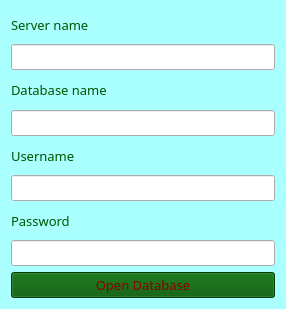
<?xml version="1.0" encoding="UTF-8"?>
<ui version="4.0">
 <class>auth</class>
 <widget class="QWidget" name="auth">
  <property name="geometry">
   <rect>
    <x>0</x>
    <y>0</y>
    <width>286</width>
    <height>309</height>
   </rect>
  </property>
  <property name="palette">
   <palette>
    <active>
     <colorrole role="Button">
      <brush brushstyle="SolidPattern">
       <color alpha="255">
        <red>255</red>
        <green>0</green>
        <blue>127</blue>
       </color>
      </brush>
     </colorrole>
     <colorrole role="Light">
      <brush brushstyle="SolidPattern">
       <color alpha="255">
        <red>255</red>
        <green>0</green>
        <blue>127</blue>
       </color>
      </brush>
     </colorrole>
     <colorrole role="Midlight">
      <brush brushstyle="SolidPattern">
       <color alpha="255">
        <red>255</red>
        <green>0</green>
        <blue>127</blue>
       </color>
      </brush>
     </colorrole>
     <colorrole role="BrightText">
      <brush brushstyle="SolidPattern">
       <color alpha="255">
        <red>255</red>
        <green>0</green>
        <blue>0</blue>
       </color>
      </brush>
     </colorrole>
     <colorrole role="Base">
      <brush brushstyle="SolidPattern">
       <color alpha="255">
        <red>255</red>
        <green>0</green>
        <blue>127</blue>
       </color>
      </brush>
     </colorrole>
     <colorrole role="Window">
      <brush brushstyle="SolidPattern">
       <color alpha="255">
        <red>170</red>
        <green>255</green>
        <blue>255</blue>
       </color>
      </brush>
     </colorrole>
     <colorrole role="HighlightedText">
      <brush brushstyle="SolidPattern">
       <color alpha="255">
        <red>255</red>
        <green>0</green>
        <blue>127</blue>
       </color>
      </brush>
     </colorrole>
     <colorrole role="ToolTipBase">
      <brush brushstyle="SolidPattern">
       <color alpha="255">
        <red>255</red>
        <green>0</green>
        <blue>127</blue>
       </color>
      </brush>
     </colorrole>
    </active>
    <inactive>
     <colorrole role="Button">
      <brush brushstyle="SolidPattern">
       <color alpha="255">
        <red>255</red>
        <green>0</green>
        <blue>127</blue>
       </color>
      </brush>
     </colorrole>
     <colorrole role="Light">
      <brush brushstyle="SolidPattern">
       <color alpha="255">
        <red>255</red>
        <green>0</green>
        <blue>127</blue>
       </color>
      </brush>
     </colorrole>
     <colorrole role="Midlight">
      <brush brushstyle="SolidPattern">
       <color alpha="255">
        <red>255</red>
        <green>0</green>
        <blue>127</blue>
       </color>
      </brush>
     </colorrole>
     <colorrole role="BrightText">
      <brush brushstyle="SolidPattern">
       <color alpha="255">
        <red>255</red>
        <green>0</green>
        <blue>0</blue>
       </color>
      </brush>
     </colorrole>
     <colorrole role="Base">
      <brush brushstyle="SolidPattern">
       <color alpha="255">
        <red>255</red>
        <green>0</green>
        <blue>127</blue>
       </color>
      </brush>
     </colorrole>
     <colorrole role="Window">
      <brush brushstyle="SolidPattern">
       <color alpha="255">
        <red>170</red>
        <green>255</green>
        <blue>255</blue>
       </color>
      </brush>
     </colorrole>
     <colorrole role="HighlightedText">
      <brush brushstyle="SolidPattern">
       <color alpha="255">
        <red>255</red>
        <green>0</green>
        <blue>127</blue>
       </color>
      </brush>
     </colorrole>
     <colorrole role="ToolTipBase">
      <brush brushstyle="SolidPattern">
       <color alpha="255">
        <red>255</red>
        <green>0</green>
        <blue>127</blue>
       </color>
      </brush>
     </colorrole>
    </inactive>
    <disabled>
     <colorrole role="Button">
      <brush brushstyle="SolidPattern">
       <color alpha="255">
        <red>255</red>
        <green>0</green>
        <blue>127</blue>
       </color>
      </brush>
     </colorrole>
     <colorrole role="Light">
      <brush brushstyle="SolidPattern">
       <color alpha="255">
        <red>255</red>
        <green>0</green>
        <blue>127</blue>
       </color>
      </brush>
     </colorrole>
     <colorrole role="Midlight">
      <brush brushstyle="SolidPattern">
       <color alpha="255">
        <red>255</red>
        <green>0</green>
        <blue>127</blue>
       </color>
      </brush>
     </colorrole>
     <colorrole role="BrightText">
      <brush brushstyle="SolidPattern">
       <color alpha="255">
        <red>255</red>
        <green>0</green>
        <blue>0</blue>
       </color>
      </brush>
     </colorrole>
     <colorrole role="Base">
      <brush brushstyle="SolidPattern">
       <color alpha="255">
        <red>170</red>
        <green>255</green>
        <blue>255</blue>
       </color>
      </brush>
     </colorrole>
     <colorrole role="Window">
      <brush brushstyle="SolidPattern">
       <color alpha="255">
        <red>170</red>
        <green>255</green>
        <blue>255</blue>
       </color>
      </brush>
     </colorrole>
     <colorrole role="HighlightedText">
      <brush brushstyle="SolidPattern">
       <color alpha="255">
        <red>255</red>
        <green>0</green>
        <blue>127</blue>
       </color>
      </brush>
     </colorrole>
     <colorrole role="ToolTipBase">
      <brush brushstyle="SolidPattern">
       <color alpha="255">
        <red>255</red>
        <green>0</green>
        <blue>127</blue>
       </color>
      </brush>
     </colorrole>
    </disabled>
   </palette>
  </property>
  <property name="windowTitle">
   <string>Authorization</string>
  </property>
  <layout class="QGridLayout" name="gridLayout">
   <item row="0" column="0">
    <widget class="QLabel" name="label">
     <property name="font">
      <font>
       <family>MS Reference Sans Serif</family>
       <pointsize>10</pointsize>
      </font>
     </property>
     <property name="styleSheet">
      <string notr="true">color: rgb(0, 85, 0);</string>
     </property>
     <property name="text">
      <string>Server name</string>
     </property>
    </widget>
   </item>
   <item row="1" column="0">
    <widget class="QLineEdit" name="lineEdit">
     <property name="font">
      <font>
       <family>MS Reference Sans Serif</family>
       <pointsize>10</pointsize>
      </font>
     </property>
     <property name="styleSheet">
      <string notr="true">selection-background-color: rgb(154, 255, 154);
selection-color: rgb(0, 85, 0);</string>
     </property>
    </widget>
   </item>
   <item row="2" column="0">
    <widget class="QLabel" name="label_2">
     <property name="font">
      <font>
       <family>MS Reference Sans Serif</family>
       <pointsize>10</pointsize>
      </font>
     </property>
     <property name="styleSheet">
      <string notr="true">color: rgb(0, 85, 0);</string>
     </property>
     <property name="text">
      <string>Database name</string>
     </property>
    </widget>
   </item>
   <item row="3" column="0">
    <widget class="QLineEdit" name="lineEdit_2">
     <property name="font">
      <font>
       <family>MS Reference Sans Serif</family>
       <pointsize>10</pointsize>
      </font>
     </property>
     <property name="styleSheet">
      <string notr="true">selection-background-color: rgb(154, 255, 154);
selection-color: rgb(0, 85, 0);</string>
     </property>
    </widget>
   </item>
   <item row="4" column="0">
    <widget class="QLabel" name="label_3">
     <property name="font">
      <font>
       <family>MS Reference Sans Serif</family>
       <pointsize>10</pointsize>
      </font>
     </property>
     <property name="styleSheet">
      <string notr="true">color: rgb(0, 85, 0);</string>
     </property>
     <property name="text">
      <string>Username</string>
     </property>
    </widget>
   </item>
   <item row="5" column="0">
    <widget class="QLineEdit" name="lineEdit_3">
     <property name="font">
      <font>
       <family>MS Reference Sans Serif</family>
       <pointsize>10</pointsize>
      </font>
     </property>
     <property name="styleSheet">
      <string notr="true">selection-background-color: rgb(154, 255, 154);
selection-color: rgb(0, 85, 0);</string>
     </property>
    </widget>
   </item>
   <item row="6" column="0">
    <widget class="QLabel" name="label_4">
     <property name="font">
      <font>
       <family>MS Reference Sans Serif</family>
       <pointsize>10</pointsize>
      </font>
     </property>
     <property name="styleSheet">
      <string notr="true">color: rgb(0, 85, 0);</string>
     </property>
     <property name="text">
      <string>Password</string>
     </property>
    </widget>
   </item>
   <item row="7" column="0">
    <widget class="QLineEdit" name="lineEdit_4">
     <property name="font">
      <font>
       <family>MS Reference Sans Serif</family>
       <pointsize>10</pointsize>
      </font>
     </property>
     <property name="styleSheet">
      <string notr="true">selection-background-color: rgb(154, 255, 154);
selection-color: rgb(0, 85, 0);</string>
     </property>
    </widget>
   </item>
   <item row="8" column="0">
    <widget class="QPushButton" name="pushButton">
     <property name="palette">
      <palette>
       <active>
        <colorrole role="WindowText">
         <brush brushstyle="SolidPattern">
          <color alpha="255">
           <red>139</red>
           <green>0</green>
           <blue>0</blue>
          </color>
         </brush>
        </colorrole>
        <colorrole role="Button">
         <brush brushstyle="SolidPattern">
          <color alpha="255">
           <red>0</red>
           <green>85</green>
           <blue>0</blue>
          </color>
         </brush>
        </colorrole>
        <colorrole role="Text">
         <brush brushstyle="SolidPattern">
          <color alpha="255">
           <red>139</red>
           <green>0</green>
           <blue>0</blue>
          </color>
         </brush>
        </colorrole>
        <colorrole role="ButtonText">
         <brush brushstyle="SolidPattern">
          <color alpha="255">
           <red>139</red>
           <green>0</green>
           <blue>0</blue>
          </color>
         </brush>
        </colorrole>
        <colorrole role="Base">
         <brush brushstyle="SolidPattern">
          <color alpha="255">
           <red>0</red>
           <green>85</green>
           <blue>0</blue>
          </color>
         </brush>
        </colorrole>
        <colorrole role="Window">
         <brush brushstyle="SolidPattern">
          <color alpha="255">
           <red>0</red>
           <green>85</green>
           <blue>0</blue>
          </color>
         </brush>
        </colorrole>
        <colorrole role="Shadow">
         <brush brushstyle="SolidPattern">
          <color alpha="255">
           <red>188</red>
           <green>188</green>
           <blue>188</blue>
          </color>
         </brush>
        </colorrole>
        <colorrole role="PlaceholderText">
         <brush brushstyle="SolidPattern">
          <color alpha="128">
           <red>255</red>
           <green>85</green>
           <blue>0</blue>
          </color>
         </brush>
        </colorrole>
       </active>
       <inactive>
        <colorrole role="WindowText">
         <brush brushstyle="SolidPattern">
          <color alpha="255">
           <red>139</red>
           <green>0</green>
           <blue>0</blue>
          </color>
         </brush>
        </colorrole>
        <colorrole role="Button">
         <brush brushstyle="SolidPattern">
          <color alpha="255">
           <red>0</red>
           <green>85</green>
           <blue>0</blue>
          </color>
         </brush>
        </colorrole>
        <colorrole role="Text">
         <brush brushstyle="SolidPattern">
          <color alpha="255">
           <red>139</red>
           <green>0</green>
           <blue>0</blue>
          </color>
         </brush>
        </colorrole>
        <colorrole role="ButtonText">
         <brush brushstyle="SolidPattern">
          <color alpha="255">
           <red>139</red>
           <green>0</green>
           <blue>0</blue>
          </color>
         </brush>
        </colorrole>
        <colorrole role="Base">
         <brush brushstyle="SolidPattern">
          <color alpha="255">
           <red>0</red>
           <green>85</green>
           <blue>0</blue>
          </color>
         </brush>
        </colorrole>
        <colorrole role="Window">
         <brush brushstyle="SolidPattern">
          <color alpha="255">
           <red>0</red>
           <green>85</green>
           <blue>0</blue>
          </color>
         </brush>
        </colorrole>
        <colorrole role="Shadow">
         <brush brushstyle="SolidPattern">
          <color alpha="255">
           <red>188</red>
           <green>188</green>
           <blue>188</blue>
          </color>
         </brush>
        </colorrole>
        <colorrole role="PlaceholderText">
         <brush brushstyle="SolidPattern">
          <color alpha="128">
           <red>255</red>
           <green>85</green>
           <blue>0</blue>
          </color>
         </brush>
        </colorrole>
       </inactive>
       <disabled>
        <colorrole role="WindowText">
         <brush brushstyle="SolidPattern">
          <color alpha="255">
           <red>139</red>
           <green>0</green>
           <blue>0</blue>
          </color>
         </brush>
        </colorrole>
        <colorrole role="Button">
         <brush brushstyle="SolidPattern">
          <color alpha="255">
           <red>0</red>
           <green>85</green>
           <blue>0</blue>
          </color>
         </brush>
        </colorrole>
        <colorrole role="Text">
         <brush brushstyle="SolidPattern">
          <color alpha="255">
           <red>139</red>
           <green>0</green>
           <blue>0</blue>
          </color>
         </brush>
        </colorrole>
        <colorrole role="ButtonText">
         <brush brushstyle="SolidPattern">
          <color alpha="255">
           <red>139</red>
           <green>0</green>
           <blue>0</blue>
          </color>
         </brush>
        </colorrole>
        <colorrole role="Base">
         <brush brushstyle="SolidPattern">
          <color alpha="255">
           <red>0</red>
           <green>85</green>
           <blue>0</blue>
          </color>
         </brush>
        </colorrole>
        <colorrole role="Window">
         <brush brushstyle="SolidPattern">
          <color alpha="255">
           <red>0</red>
           <green>85</green>
           <blue>0</blue>
          </color>
         </brush>
        </colorrole>
        <colorrole role="Shadow">
         <brush brushstyle="SolidPattern">
          <color alpha="255">
           <red>188</red>
           <green>188</green>
           <blue>188</blue>
          </color>
         </brush>
        </colorrole>
        <colorrole role="PlaceholderText">
         <brush brushstyle="SolidPattern">
          <color alpha="128">
           <red>104</red>
           <green>253</green>
           <blue>141</blue>
          </color>
         </brush>
        </colorrole>
       </disabled>
      </palette>
     </property>
     <property name="font">
      <font>
       <family>MS Reference Sans Serif</family>
       <pointsize>10</pointsize>
      </font>
     </property>
     <property name="cursor">
      <cursorShape>ClosedHandCursor</cursorShape>
     </property>
     <property name="styleSheet">
      <string notr="true">color:  rgb(139, 0, 0);
background-color: rgb(0, 85, 0);</string>
     </property>
     <property name="text">
      <string>Open Database</string>
     </property>
     <property name="checkable">
      <bool>false</bool>
     </property>
    </widget>
   </item>
  </layout>
 </widget>
 <resources/>
 <connections/>
</ui>
